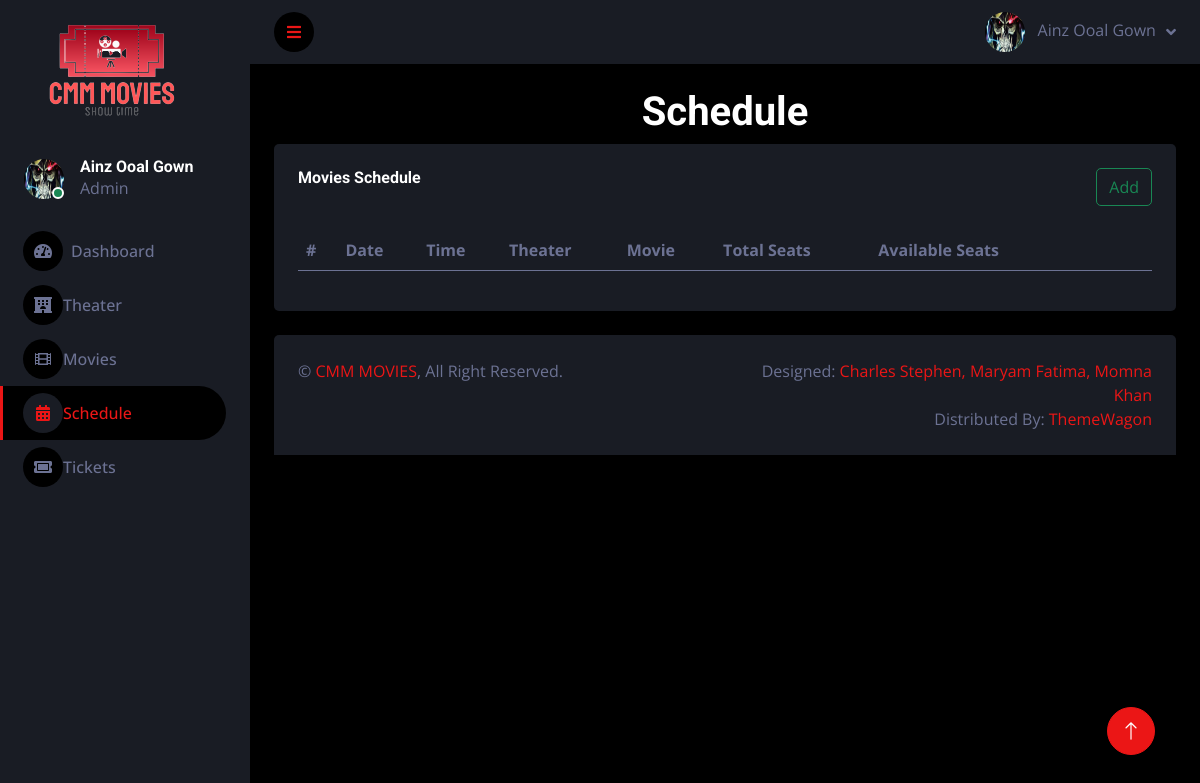
Page /admin/schedule.php (signed in) on the earlier database version.
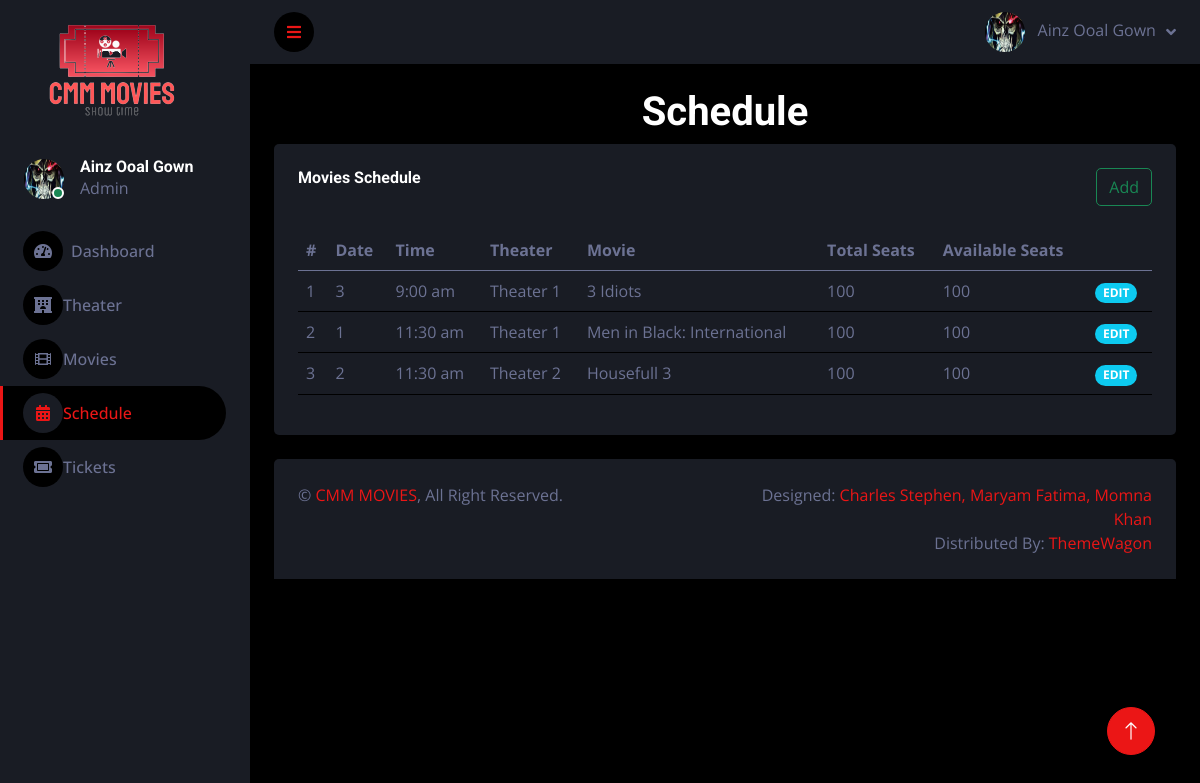
Same page on the later database version.
### tables this page shows
CREATE TABLE `movie_sch2` (
  `id` int(11) NOT NULL,
  `movie_date` int(11) NOT NULL,
  `movie_time` int(11) NOT NULL,
  `theater_id` int(11) NOT NULL,
  `movie_id` int(11) NOT NULL,
  `total_seats` int(11) NOT NULL,
  `available_seats` int(11) NOT NULL
);

CREATE TABLE `movie_schedule` (
  `id` int(11) NOT NULL,
  `date` varchar(255) NOT NULL
);

CREATE TABLE `movie_time` (
  `id` int(11) NOT NULL,
  `time` varchar(255) NOT NULL
);

CREATE TABLE `theater` (
  `id` int(11) NOT NULL,
  `name` varchar(255) NOT NULL,
  `screen` varchar(255) NOT NULL,
  `seats` int(11) NOT NULL
);

CREATE TABLE `allmovies` (
  `id` int(11) NOT NULL,
  `movie_cover` varchar(255) NOT NULL,
  `movie_name` varchar(225) NOT NULL,
  `trailer` longtext NOT NULL,
  `movie_description` longtext NOT NULL,
  `genre` longtext NOT NULL,
  `country` varchar(255) NOT NULL,
  `cast` longtext NOT NULL
);

### admin/schedule.php (the view, shortened to what this page needs)
<?php
    $db = mysqli_connect("localhost", "root", "", "my_movie");
        ?>
<!DOCTYPE html>
<html lang="en">
<head>
    <link href="https://cdnjs.cloudflare.com/ajax/libs/font-awesome/5.10.0/css/all.min.css" rel="stylesheet">
    <link href="https://cdn.jsdelivr.net/npm/bootstrap-icons@1.4.1/font/bootstrap-icons.css" rel="stylesheet">
    <link href="lib/owlcarousel/assets/owl.carousel.min.css" rel="stylesheet">
    <link href="lib/tempusdominus/css/tempusdominus-bootstrap-4.min.css" rel="stylesheet" />
    <link href="css/bootstrap.min.css" rel="stylesheet">
    <link href="css/style.css" rel="stylesheet">
</head>
<body>
    <div class="container-fluid position-relative d-flex p-0">
        <div class="sidebar pe-4 pb-3">
            <nav class="navbar bg-secondary navbar-dark">
                <a href="index.php" class="ms-auto me-auto navbar-brand mx-4 mb-3">
                    <h3 class="text-primary"><img src="./img/signage-removebg-preview.png" alt=""></h3>
                </a>
                <div class="d-flex align-items-center ms-4 mb-4">
                    <div class="position-relative">
                        <img class="rounded-circle" src="profile/<?php echo $_SESSION["profile"]; ?>" alt="" style="width: 40px; height: 40px;">
                        <div class="bg-success rounded-circle border border-2 border-white position-absolute end-0 bottom-0 p-1"></div>
                    </div>
                    <div class="ms-3">
                        <h6 class="mb-0"><?php echo $_SESSION["name"]; ?></h6>
                        <span>Admin</span>
                    </div>
                </div>
                <div class="navbar-nav w-100">
                    <a href="index.php" class="nav-item nav-link"><i class="fa fa-tachometer-alt me-2"></i>Dashboard</a>
                    <a href="theater.php" class="nav-item nav-link"><i class="fas fa-hotel"></i>Theater</a>
                    <a href="movie.php" class="nav-item nav-link"><i class="fas fa-film"></i>Movies</a>
                    <a href="schedule.php" class="nav-item nav-link active"><i class="fas fa-calendar-alt"></i>Schedule</a>
                    <a href="tickets.php" class="nav-item nav-link"><i class="fas fa-ticket-alt"></i>Tickets</a>
                </div>
            </nav>
        </div>
        <div class="content">
            <nav class="navbar navbar-expand bg-secondary navbar-dark sticky-top px-4 py-0">
                <a href="#" class="sidebar-toggler flex-shrink-0">
                    <i class="fa fa-bars"></i>
                </a>
                <div class="navbar-nav align-items-center ms-auto">
                    <div class="nav-item dropdown">
                        <a href="#" class="nav-link dropdown-toggle" data-bs-toggle="dropdown">
                            <img class="rounded-circle me-lg-2" src="profile/<?php echo $_SESSION["profile"]; ?>" alt="" style="width: 40px; height: 40px;">
                            <span class="d-none d-lg-inline-flex"><?php echo $_SESSION["name"]; ?></span>
                        </a>
                    </div>
                </div>
            </nav>
            <div class="container-fluid pt-4 px-4">
                <h1 class="text-center">Schedule</h1>
                <div class="row g-4">
                    <div class="col-12">
                        <div class="bg-secondary rounded h-100 p-4">
                            <div class="d-flex justify-content-between mb-4">
                                <h6>Movies Schedule</h6>
                                <button type="button" class="btn btn-outline-success" data-bs-toggle="modal" data-bs-target="#staticBackdrop1">
                                    Add
                                </button>
                            </div>
                            <div class="table-responsive">
                                <table class="table">
                                    <thead>
                                        <tr>
                                            <th class="col">#</th>
                                            <th scope="col">Date</th>
                                            <th class="col">Time</th>
                                            <th class="col">Theater</th>
                                            <th class="col">Movie</th>
                                            <th class="col">Total Seats</th>
                                            <th class="col">Available Seats</th>
                                        </tr>
                                    </thead>
                                    <tbody>
                                        <?php
                                            $sel = "SELECT * FROM `movie_sch2`";
                                            $result = mysqli_query($db, $sel);
                                            if(mysqli_num_rows($result)) {
                                                $i = 0;
                                                while($row = mysqli_fetch_array($result)) {
                                                    $i++;
                                        ?>
                                        <tr>
                                            <td class="align-middle" scope="row"><?php echo $i; ?></td>
                                            <td class="align-middle">
                                                <?php
                                                    $sel1 = "SELECT * FROM `movie_schedule` WHERE `id` = $row[1];";
                                                    $result1 = mysqli_query($db, $sel1);
                                                    $row1 = mysqli_fetch_array($result1);
                                                    echo $row1[1];
                                                ?>
                                            </td>
                                            <td class="align-middle">
                                                <?php
                                                    $sel2 = "SELECT * FROM `movie_time` WHERE `id` = $row[2];";
                                                    $result2 = mysqli_query($db, $sel2);
                                                    $row2 = mysqli_fetch_array($result2);
                                                    echo $row2[1];
                                                ?>
                                            </td>
                                            <td class="align-middle">
                                                <?php
                                                    $sel3 = "SELECT * FROM `theater` WHERE `id` = $row[3];";
                                                    $result3 = mysqli_query($db, $sel3);
                                                    $row3 = mysqli_fetch_array($result3);
                                                    echo $row3[1];
                                                ?>
                                            </td>
                                            <td class="align-middle">
                                                <?php
                                                    $sel4 = "SELECT * FROM `allmovies` WHERE `id` = $row[4];";
                                                    $result4 = mysqli_query($db, $sel4);
                                                    $row4 = mysqli_fetch_array($result4);
                                                    echo $row4[2];
                                                ?>
                                            </td>
                                            <td class="align-middle">
                                                <?php echo $row[5]; ?>
                                            </td>
                                            <td class="align-middle">
                                                <?php echo $row[6]; ?>
                                            </td>
                                            <td class="align-middle"> <a href="schedule_edit.php?id=<?php echo $row[0]; ?>"><span class="badge bg-info rounded-pill badge-sm">EDIT</span></a> </td>
                                        </tr>
                                        <?php
                                                }
                                            }
                                        ?>
                                    </tbody>
                                </table>
                            </div>
                        </div>
                    </div>
                </div>
            </div>
            <div class="container-fluid pt-4 px-4">
                <div class="bg-secondary rounded-top p-4">
                    <div class="row">
                        <div class="col-12 col-sm-6 text-center text-sm-start">
                            &copy; <a href="#">CMM MOVIES</a>, All Right Reserved.
                        </div>
                        <div class="col-12 col-sm-6 text-center text-sm-end">
                            Designed: <a href="#">Charles Stephen, Maryam Fatima, Momna Khan</a>
                            <br>Distributed By: <a href="https://themewagon.com" target="_blank">ThemeWagon</a>
                        </div>
                    </div>
                </div>
            </div>
        </div>
        <a href="#" class="btn btn-lg btn-primary btn-lg-square back-to-top"><i class="bi bi-arrow-up"></i></a>
    </div>
</body>
</html>

### admin/css/style.css (style rules this page uses)
:root { --primary: #EB1616; --secondary: #191C24; --light: #6C7293; --dark: #000000; }
.back-to-top { position: fixed; display: none; right: 45px; bottom: 45px; z-index: 99; }
.btn { transition: .5s; }
.btn-lg-square { width: 48px; height: 48px; }
.btn-square, .btn-sm-square, .btn-lg-square { padding: 0; display: inline-flex; align-items: center; justify-content: center; font-weight: normal; border-radius: 50px; }
.sidebar { position: fixed; top: 0; left: 0; bottom: 0; width: 250px; height: 100vh; overflow-y: auto; background: var(--secondary); transition: 0.5s; z-index: 999; }
.content { margin-left: 250px; min-height: 100vh; background: var(--dark); transition: 0.5s; }
@media (min-width: 992px) { .sidebar { margin-left: 0; } }
@media (min-width: 992px) { .content { width: calc(100% - 250px); } }
.sidebar .navbar .navbar-nav .nav-link { padding: 7px 20px; color: var(--light); font-weight: 500; border-left: 3px solid var(--secondary); border-radius: 0 30px 30px 0; outline: none; }
.sidebar .navbar .navbar-nav .nav-link:hover, .sidebar .navbar .navbar-nav .nav-link.active { color: var(--primary); background: var(--dark); border-color: var(--primary); }
.sidebar .navbar .navbar-nav .nav-link i { width: 40px; height: 40px; display: inline-flex; align-items: center; justify-content: center; background: var(--dark); border-radius: 40px; }
.sidebar .navbar .navbar-nav .nav-link:hover i, .sidebar .navbar .navbar-nav .nav-link.active i { background: var(--secondary); }
.content .navbar .navbar-nav .nav-link { margin-left: 25px; padding: 12px 0; color: var(--light); outline: none; }
.content .navbar .sidebar-toggler, .content .navbar .navbar-nav .nav-link i { width: 40px; height: 40px; display: inline-flex; align-items: center; justify-content: center; background: var(--dark); border-radius: 40px; }
.content .navbar .dropdown-toggle::after { margin-left: 6px; vertical-align: middle; border: none; content: "\f107"; font-family: "Font Awesome 5 Free"; font-weight: 900; transition: .5s; }

Differences in the rows shown:
added movie_sch2: movie_schedule.date "3", movie_time.time "9:00 am", theater.name "Theater 1", allmovies.movie_name "3 Idiots", total_seats "100", available_seats "100"
added movie_sch2: movie_schedule.date "1", movie_time.time "11:30 am", theater.name "Theater 1", allmovies.movie_name "Men in Black: International", total_seats "100", available_seats "100"
added movie_sch2: movie_schedule.date "2", movie_time.time "11:30 am", theater.name "Theater 2", allmovies.movie_name "Housefull 3", total_seats "100", available_seats "100"
